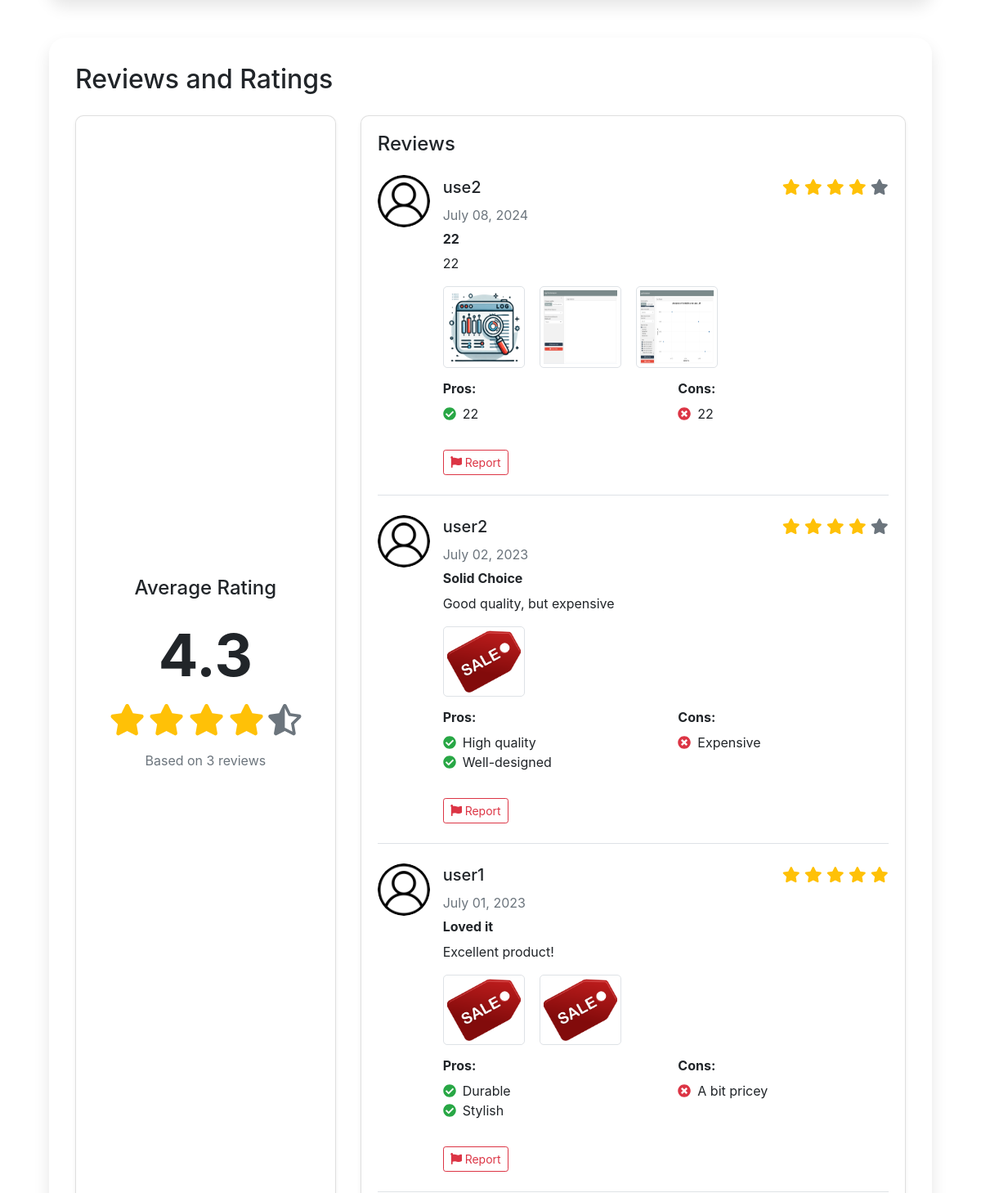
Page /goods/1 (middle part) on the earlier database version.
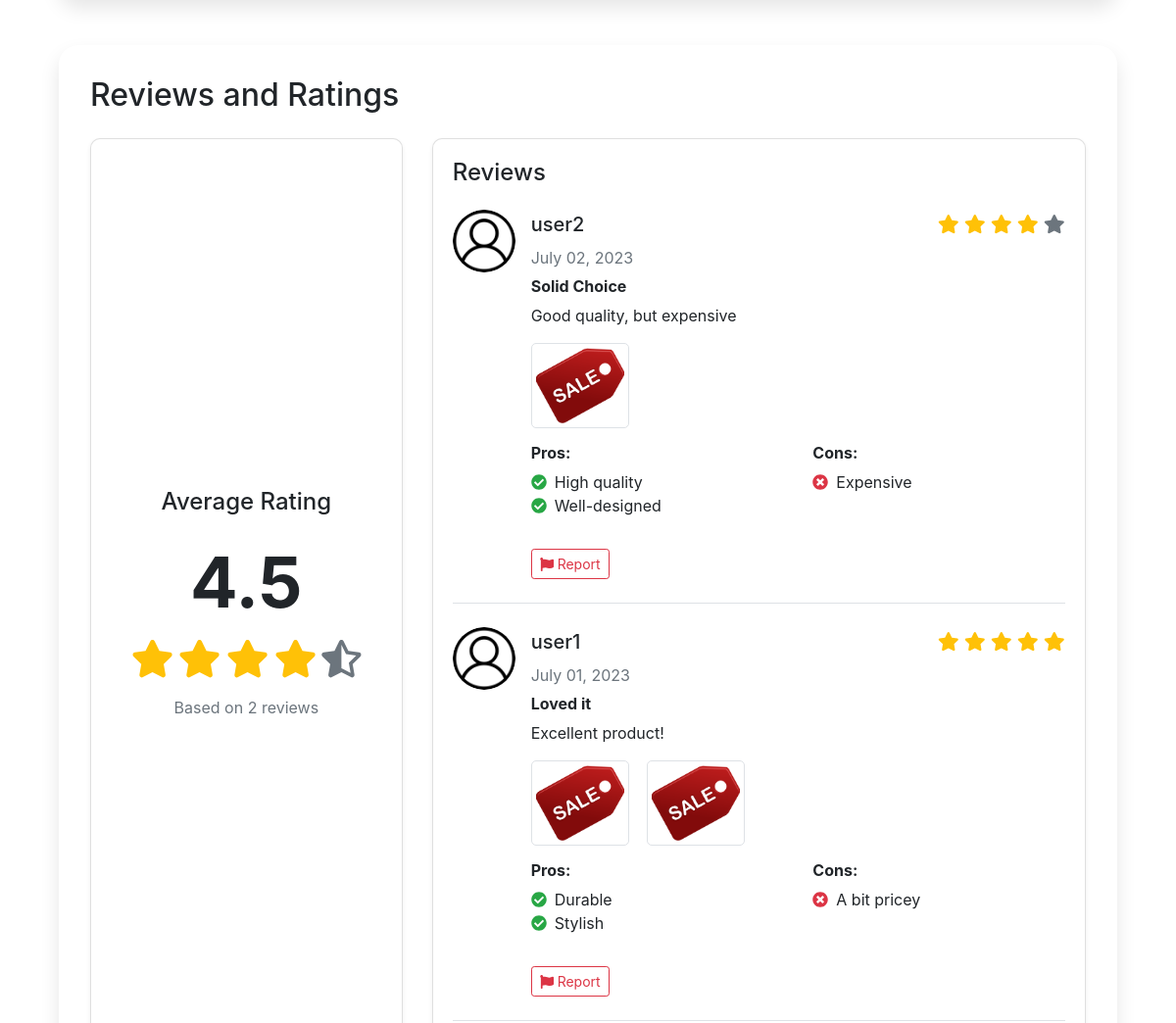
Same page on the later database version.
### modules/db/models.py (models this page shows, shortened)
class Review(Base):
    __tablename__ = 'reviews'
    id: Mapped[int] = mapped_column(Integer, primary_key=True, autoincrement=True)
    user_id: Mapped[int] = mapped_column(Integer, ForeignKey('users.id'), nullable=False, index=True)
    goods_id: Mapped[int] = mapped_column(Integer, ForeignKey('goods.id'), nullable=False, index=True)
    rating: Mapped[int] = mapped_column(Integer, nullable=False)
    review: Mapped[Optional[str]] = mapped_column(Text)
    title: Mapped[Optional[str]] = mapped_column(Text)
    pros: Mapped[Optional[str]] = mapped_column(Text)
    cons: Mapped[Optional[str]] = mapped_column(Text)
    date: Mapped[datetime] = mapped_column(Date, nullable=False, default=func.current_date())
    moderated: Mapped[bool] = mapped_column(Boolean, nullable=False, default=False)
    images: Mapped[List["ReviewImage"]] = relationship("ReviewImage", back_populates="review",
                                                       cascade="all, delete-orphan")
    __table_args__ = (
        CheckConstraint('rating >= 1 AND rating <= 5'),
    )

class User(Base, UserMixin):
    __tablename__ = 'users'
    id: Mapped[int] = mapped_column(Integer, primary_key=True, autoincrement=True)
    username: Mapped[str] = mapped_column(Text, nullable=False, unique=True, index=True)
    password: Mapped[str] = mapped_column(Text, nullable=False)
    fname: Mapped[Optional[str]] = mapped_column(Text)
    lname: Mapped[Optional[str]] = mapped_column(Text)
    email: Mapped[Optional[str]] = mapped_column(Text, unique=True, index=True)
    phone: Mapped[Optional[str]] = mapped_column(Text)
    _profile_picture: Mapped[str] = mapped_column(Text, default='user-icon.png')
    language: Mapped[str] = mapped_column(String(5), default='en')
    stripe_customer_id: Mapped[str] = mapped_column(Text, default='nonexistent_stripe_customer_id')
    notifications_enabled: Mapped[bool] = mapped_column(Boolean, default=True)
    email_notifications_enabled: Mapped[bool] = mapped_column(Boolean, default=True)
    is_admin: Mapped[bool] = mapped_column(Boolean, default=False)
    is_active: Mapped[bool] = mapped_column(Boolean, default=True)
    addresses: Mapped[List["Address"]] = relationship('Address', backref='user', lazy='select')
    cart_items: Mapped[List["Cart"]] = relationship('Cart', backref='user', lazy='select')
    purchases: Mapped[List["Purchase"]] = relationship('Purchase', backref='user', lazy='select')
    reviews: Mapped[List["Review"]] = relationship('Review', backref='user', lazy='select')
    wishlist_items: Mapped[List["Wishlist"]] = relationship('Wishlist', backref='user',
                                                            lazy='dynamic')  # Consider using dynamic for collections that could be large
    notifications: Mapped[List["Notification"]] = relationship('Notification', backref='user', lazy='select')
    social_accounts: Mapped[List["SocialAccount"]] = relationship('SocialAccount', back_populates='user', lazy='select')
    recently_viewed_products: Mapped[List["RecentlyViewedProduct"]] = relationship('RecentlyViewedProduct',
                                                                                   backref='user', lazy='select')
    preferences: Mapped[List["UserPreference"]] = relationship('UserPreference', backref='user', lazy='select')
    @hybrid_property
    def profile_picture(self) -> str:
        if self._profile_picture is None:
            return 'user-icon.png'
        image_path = os.path.join(AppConfig.PROFILE_PICS_FOLDER, str(self._profile_picture))
        if not os.path.exists(image_path) or not os.path.isfile(image_path):
            return 'user-icon.png'
        return str(self._profile_picture)

class ReviewImage(Base):
    __tablename__ = 'review_images'
    id: Mapped[int] = mapped_column(Integer, primary_key=True, autoincrement=True)
    review_id: Mapped[int] = mapped_column(Integer, ForeignKey('reviews.id'), nullable=False, index=True)
    _image: Mapped[str] = mapped_column('image', Text, nullable=False)
    review: Mapped["Review"] = relationship("Review", back_populates="images")
    DEFAULT_IMAGE: str = 'review_image.png'
    @hybrid_property
    def uploaded_image(self):
        if self._image is None:
            return self.DEFAULT_IMAGE
        image_path = os.path.join(AppConfig.REVIEW_PICS_FOLDER, self._image)
        if not os.path.exists(image_path) or not os.path.isfile(image_path):
            return self.DEFAULT_IMAGE
        return self._image

### modules/main/views.py (the view, shortened to what this page needs)
@main_bp.route("/goods/<int:id>")
def goods_page(id: int) -> ResponseValue:
    shirt: Optional[Goods] = db.session.query(Goods).options(joinedload(Goods.category),
                                                             joinedload(Goods.tags)).filter_by(id=id).first()
    if not shirt:
        flash(_("Product not found"), "danger")
        return redirect(url_for('main.index'))
    reviews = db.session.query(Review, User).join(User).filter(Review.goods_id == id).order_by(
        desc(Review.date)).limit(3).all()
    variants: List[Variant] = (
        db.session.query(Variant)
        .filter_by(goods_id=id)
        .all()
    )
    variant_options: Dict[str, List[str]] = {variant.name: [v.value for v in variants if v.name == variant.name] for
                                             variant in variants}
    user_id: int = current_user.id if current_user.is_authenticated else -1  # -1 is an invalid user ID
    in_wishlist: bool = False
    no_review: bool = True
    user_has_purchased: bool = False
    product_in_comparison: bool = False
    related_products: List[Goods] = (
        db.session.query(Goods)
        .filter(
            Goods.category_id == shirt.category_id,
            Goods.id != shirt.id,
            Goods.stock > 0
        )
        .limit(3)
        .all()
    )
    return render_template("goods_page.html", shirt=shirt, reviews=reviews, average_rating=shirt.avg_rating,
                           user_has_purchased=user_has_purchased, no_review=no_review,
                           related_products=related_products, tags=shirt.tags,
                           variant_names=list(variant_options.keys()), in_wishlist=in_wishlist,
                           variant_options=variant_options, product_in_comparison=product_in_comparison)

### modules/db/database.py (called while the page is built)
    @property
    def session(self):
        if self._session is None:
            if self._app is None:
                raise RuntimeError("Application not initialized. Call init_app() first.")
            self._session = self.create_session(self.engine)
        return self._session

    def open(self) -> None:
        pass  # The session is now created on-demand

    def close(self, exception: Exception) -> None:
        if self._session is not None:
            self._session.remove()

### modules/db/models.py (called while the page is built, shortened)
    @staticmethod
    def cart_info() -> Tuple[int, float, float]:
        if not current_user or not current_user.is_authenticated:
            return 0, 0.0, 0.0

    @property
    def image(self):
        if self._image is None:
            return 'goods-icon.png'
        image_path = os.path.join('static', 'img', 'goods_pictures', self._image)
        if not os.path.exists(image_path) or not os.path.isfile(image_path):
            return 'goods-icon.png'
        return self._image

    @hybrid_property
    def avg_rating(self) -> Optional[float]:
        if self.reviews:
            return db.session.query(func.avg(Review.rating)).filter_by(goods_id=self.id).scalar() or 0
        return 0

### templates/goods_page.html (shortened to what the changed rows need)
{% extends "base.html" %}
{% block body %}
    <link href="{{ url_for('static', filename='css/goods_page.css') }}" rel="stylesheet" type="text/css">
    <div class="container mt-4">
        <div class="reviews-section mt-5 bento-box">
            <h2 class="mb-4">{{ _('Reviews and Ratings') }}</h2>
            <div class="row">
                <div class="col-md-4 mb-4">
                    <div class="card h-100 shadow-sm">
                        <div class="card-body d-flex flex-column justify-content-center text-center">
                            {% if average_rating == None or average_rating == 0 %}
                                <div class="display-4 mb-3">{{ _('No ratings') }}</div>
                                <p class="text-muted">{{ _('Be the first to rate this product!') }}</p>
                            {% else %}
                                <h4 class="card-title mb-4">{{ _('Average Rating') }}</h4>
                                <div class="display-3 font-weight-bold mb-3">{{ "%.1f"|format(average_rating) }}</div>
                                <div class="star-rating mb-3">
                                    {% for i in range(5, 0, -1) %}
                                        <i class="fas fa-star{% if i > average_rating %}-half-alt{% endif %} fa-2x {% if i <= average_rating %}text-warning{% else %}text-muted{% endif %}"></i>
                                    {% endfor %}
                                </div>
                                <p class="text-muted">{{ _('Based on') }} {{ reviews|length }} {{ _('reviews') }}</p>
                            {% endif %}
                        </div>
                    </div>
                </div>
                <div class="col-md-8 mb-4">
                    <div class="card h-100 shadow-sm">
                        <div class="card-body">
                            {% if reviews %}
                                <div class="review-list">
                                    {% for review, user in reviews %}
                                        <div class="media mb-4 pb-4 border-bottom">
                                            <img src="{{ url_for('static', filename='img/profile_pictures/' + user.profile_picture) if user.profile_picture else url_for('static', filename='img/user-icon.png') }}"
                                                 alt="Profile Picture" class="mr-3 rounded-circle lazy" width="64"
                                                 height="64">
                                            <div class="media-body">
                                                <div class="d-flex justify-content-between align-items-center mb-2">
                                                    <h5 class="mt-0 mb-0">{{ user.username }}</h5>
                                                    <div class="star-rating">
                                                        {% for i in range(5, 0, -1) %}
                                                            <i class="fas fa-star {% if i <= review.rating %}text-warning{% else %}text-muted{% endif %}"></i>
                                                        {% endfor %}
                                                    </div>
                                                </div>
                                                <p class="text-muted mb-2">{{ review.date.strftime('%B %d, %Y') }}</p>
                                                <h6 class="font-weight-bold mb-2">{{ review.title }}</h6>
                                                <p class="mb-3">{{ review.review }}</p>
                                                {% if review.images %}
                                                    <div class="review-images mb-3">
                                                        {% for image in review.images[:4] %}
                                                            <img src="{{ url_for('static', filename='img/review_pictures/' + image.uploaded_image) }}"
                                                                 alt="Review Image"
                                                                 class="img-thumbnail mr-2 review-image-thumbnail"
                                                                 style="max-width: 100px; cursor: pointer;"
                                                                 data-review-id="{{ review.id }}"
                                                                 data-image-id="{{ image.id }}"
                                                                 onclick="openReviewImageModal(this)">
                                                        {% endfor %}
                                                    </div>
                                                {% endif %}
                                                <div class="row mb-3">
                                                    <div class="col-md-6">
                                                        <h6 class="font-weight-bold">{{ _('Pros') }}:</h6>
                                                        {% if review.pros %}
                                                            <ul class="list-unstyled">
                                                                {% for pro in review.pros.split(',') %}
                                                                    <li>
                                                                        <i class="fas fa-check-circle text-success mr-2"></i>{{ pro.strip() }}
                                                                    </li>
                                                                {% endfor %}
                                                            </ul>
                                                        {% else %}
                                                            <p class="text-muted">{{ _('No pros provided.') }}</p>
                                                        {% endif %}
                                                    </div>
                                                    <div class="col-md-6">
                                                        <h6 class="font-weight-bold">{{ _('Cons') }}:</h6>
                                                        {% if review.cons %}
                                                            <ul class="list-unstyled">
                                                                {% for con in review.cons.split(',') %}
                                                                    <li>
                                                                        <i class="fas fa-times-circle text-danger mr-2"></i>{{ con.strip() }}
                                                                    </li>
                                                                {% endfor %}
                                                            </ul>
                                                        {% else %}
                                                            <p class="text-muted">{{ _('No cons provided.') }}</p>
                                                        {% endif %}
                                                    </div>
                                                </div>
                                                <button type="button" class="btn btn-outline-danger btn-sm"
                                                        data-toggle="collapse"
                                                        data-target="#reportCollapse{{ review.id }}">
                                                    <i class="fas fa-flag mr-1"></i>{{ _('Report') }}
                                                </button>
                                            </div>
                                        </div>
                                    {% endfor %}
                                </div>
                            {% else %}
                                <div class="text-center py-5">
                                    <i class="fas fa-comments fa-4x text-muted mb-3"></i>
                                    <p class="lead">{{ _('No reviews yet.') }}</p>
                                    <p class="text-muted">{{ _('Be the first to share your thoughts on this product!') }}</p>
                                </div>
                            {% endif %}
                        </div>
                    </div>
                </div>
            </div>
        </div>
    </div>
{% endblock %}

Differences in the rows shown:
removed Review: username "use2", rating 4 (drawn), date "July 08, 2024", title "22", review "22", strip "22"
no longer on this page (row unchanged): ReviewImage: image (picture), shown under "use2"
no longer on this page (row unchanged): ReviewImage: image (picture), shown under "use2"
no longer on this page (row unchanged): ReviewImage: image (picture), shown under "use2"
Other differences:
{{ "%.1f"|format(average_rating) }}: "4.3" → "4.5"
{{ reviews|length }}: "3" → "2"
